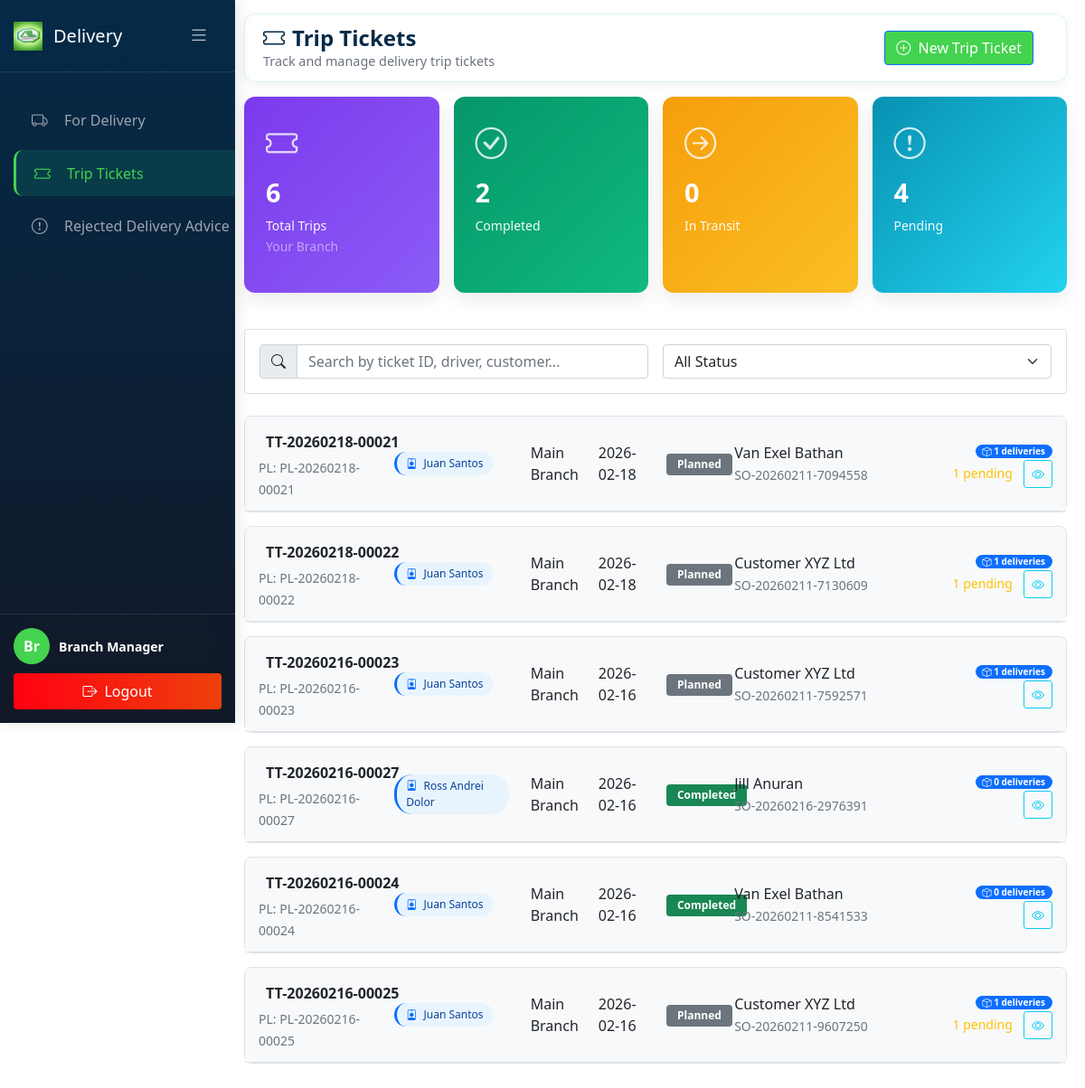
The app's page /Delivery/trip_tickets.php (signed in) with its own data.
### tables this page shows
CREATE TABLE `drivers` (
  `driver_id` int(11) NOT NULL,
  `user_id` int(11) DEFAULT NULL,
  `driver_name` varchar(100) NOT NULL,
  `license_number` varchar(50) NOT NULL,
  `license_expiry` date DEFAULT NULL,
  `contact_number` varchar(20) DEFAULT NULL,
  `vehicle_type` varchar(50) DEFAULT NULL,
  `vehicle_plate_number` varchar(50) DEFAULT NULL,
  `status` enum('active','inactive','on-leave') DEFAULT 'active',
  `branch_id` int(11) DEFAULT NULL,
  `created_at` timestamp NOT NULL DEFAULT current_timestamp(),
  `updated_at` timestamp NOT NULL DEFAULT current_timestamp() ON UPDATE current_timestamp()
);

CREATE TABLE `trip_tickets` (
  `trip_id` int(11) NOT NULL,
  `trip_number` varchar(50) NOT NULL,
  `so_id` int(11) NOT NULL,
  `picklist_id` int(11) DEFAULT NULL,
  `driver_id` int(11) NOT NULL,
  `branch_id` int(11) NOT NULL,
  `trip_date` date NOT NULL,
  `trip_status` enum('planned','in-progress','completed','delayed','cancelled') DEFAULT 'planned',
  `start_time` datetime DEFAULT NULL,
  `end_time` datetime DEFAULT NULL,
  `total_stops` int(11) DEFAULT NULL,
  `total_delivered` int(11) DEFAULT 0,
  `total_failed` int(11) DEFAULT 0,
  `remarks` text DEFAULT NULL,
  `created_by` int(11) NOT NULL,
  `created_at` timestamp NOT NULL DEFAULT current_timestamp(),
  `updated_at` timestamp NOT NULL DEFAULT current_timestamp() ON UPDATE current_timestamp(),
  `photo_1` varchar(250) DEFAULT NULL
);

CREATE TABLE `pick_lists` (
  `pick_list_id` int(11) NOT NULL,
  `pick_list_number` varchar(50) NOT NULL,
  `so_id` int(11) NOT NULL,
  `branch_id` int(11) NOT NULL,
  `driver_id` int(11) DEFAULT NULL,
  `pick_date` date DEFAULT current_timestamp(),
  `pick_status` enum('open','in-progress','completed','cancelled') DEFAULT 'open',
  `picked_by` int(11) DEFAULT NULL,
  `verified_by` int(11) DEFAULT NULL,
  `created_at` timestamp NOT NULL DEFAULT current_timestamp(),
  `updated_at` timestamp NOT NULL DEFAULT current_timestamp() ON UPDATE current_timestamp()
);

CREATE TABLE `branches` (
  `branch_id` int(11) NOT NULL,
  `branch_name` varchar(100) NOT NULL,
  `branch_code` varchar(20) NOT NULL,
  `address` varchar(255) DEFAULT NULL,
  `city` varchar(50) DEFAULT NULL,
  `contact_number` varchar(20) DEFAULT NULL,
  `manager_id` int(11) DEFAULT NULL,
  `status` enum('active','inactive') DEFAULT 'active',
  `created_at` timestamp NOT NULL DEFAULT current_timestamp(),
  `updated_at` timestamp NOT NULL DEFAULT current_timestamp() ON UPDATE current_timestamp()
);

CREATE TABLE `customers` (
  `customer_id` int(11) NOT NULL,
  `customer_name` varchar(100) NOT NULL,
  `customer_code` varchar(50) NOT NULL,
  `contact_person` varchar(100) DEFAULT NULL,
  `email` varchar(100) DEFAULT NULL,
  `phone_number` varchar(20) DEFAULT NULL,
  `address` varchar(255) DEFAULT NULL,
  `city` varchar(50) DEFAULT NULL,
  `longitude` decimal(10,6) DEFAULT NULL,
  `latitude` decimal(10,8) DEFAULT NULL,
  `credit_limit` decimal(12,2) DEFAULT 0.00,
  `credit_used` decimal(12,2) DEFAULT 0.00,
  `status` enum('active','inactive','suspended') DEFAULT 'active',
  `created_at` timestamp NOT NULL DEFAULT current_timestamp(),
  `updated_at` timestamp NOT NULL DEFAULT current_timestamp() ON UPDATE current_timestamp(),
  `branch_id` int(11) DEFAULT NULL,
  `full_address` text DEFAULT NULL,
  `delivery_instructions` text DEFAULT NULL
);

CREATE TABLE `sales_orders` (
  `so_id` int(11) NOT NULL,
  `so_number` varchar(50) NOT NULL,
  `customer_id` int(11) NOT NULL,
  `branch_id` int(11) DEFAULT NULL,
  `order_date` datetime NOT NULL,
  `delivery_date` date DEFAULT NULL,
  `total_amount` decimal(12,2) NOT NULL,
  `order_status` enum('pending','confirmed','processing','ready','delivered','cancelled') DEFAULT 'pending',
  `created_by` int(11) NOT NULL,
  `created_at` timestamp NOT NULL DEFAULT current_timestamp(),
  `updated_at` timestamp NOT NULL DEFAULT current_timestamp() ON UPDATE current_timestamp()
);

### Delivery/trip_tickets.php (the view, shortened to what the rows shown need)
<?php
require_once '../config/database.php';
$user_role = $_SESSION['role'];
$branch_id = $_SESSION['branch_id'];
$view_all_branches = $_SESSION['view_all_branches'] ?? false;
$tt_branch_column_exists = false;
$check_tt_column = $conn->query("SHOW COLUMNS FROM trip_tickets LIKE 'branch_id'");
if ($check_tt_column && $check_tt_column->num_rows > 0) {
    $tt_branch_column_exists = true;
}
$trip_tickets_query = "
    SELECT
        tt.*,
        -- Get driver info from drivers table
        d.driver_name,
        d.license_number,
        d.contact_number,
        d.vehicle_type,
        d.vehicle_plate_number,
        b.branch_name,
        pl.pick_list_id,
        pl.pick_list_number,
        pl.so_id,
        so.so_number,
        c.customer_name,
        c.address,
        c.city,
        -- Count deliveries for this trip
        COUNT(DISTINCT d2.delivery_id) as delivery_count,
        SUM(CASE WHEN d2.delivery_status = 'pending' THEN 1 ELSE 0 END) as pending_deliveries,
        SUM(CASE WHEN d2.delivery_status = 'delivered' THEN 1 ELSE 0 END) as delivered_count,
        SUM(CASE WHEN d2.delivery_status = 'in-transit' THEN 1 ELSE 0 END) as in_transit_deliveries,
        SUM(CASE WHEN d2.delivery_status = 'partial' THEN 1 ELSE 0 END) as partial_deliveries
    FROM trip_tickets tt
    LEFT JOIN drivers d ON tt.driver_id = d.driver_id
    LEFT JOIN branches b ON tt.branch_id = b.branch_id
    LEFT JOIN pick_lists pl ON tt.picklist_id = pl.pick_list_id
    LEFT JOIN sales_orders so ON pl.so_id = so.so_id
    LEFT JOIN customers c ON so.customer_id = c.customer_id
    LEFT JOIN deliveries d2 ON tt.trip_id = d2.trip_id
    WHERE 1=1
";
if (!$view_all_branches && $branch_id > 0) {
    $trip_tickets_query .= " AND tt.branch_id = $branch_id";
}
$trip_tickets_query .= " GROUP BY tt.trip_id ORDER BY tt.created_at DESC";
$result = $conn->query($trip_tickets_query);
if (!$result) {
    error_log("SQL Error in trip_tickets.php: " . $conn->error);
    error_log("Query: " . $trip_tickets_query);
    $trip_tickets = [];
} else {
    $trip_tickets = $result->fetch_all(MYSQLI_ASSOC);
}
$trip_deliveries = [];
if (!empty($trip_tickets)) {
    $trip_ids = array_column($trip_tickets, 'trip_id');
    $trip_ids_str = implode(',', $trip_ids);
    $deliveries_query = "
        SELECT
            d.*,
            c.customer_name,
            c.address,
            c.city
        FROM deliveries d
        LEFT JOIN customers c ON d.customer_id = c.customer_id
        WHERE d.trip_id IN ($trip_ids_str)
        ORDER BY d.stop_sequence ASC, d.delivery_id ASC
    ";
    $deliveries_result = $conn->query($deliveries_query);
    if ($deliveries_result) {
        while ($delivery = $deliveries_result->fetch_assoc()) {
            $trip_deliveries[$delivery['trip_id']][] = $delivery;
        }
    }
}
?>
<!DOCTYPE html>
<html lang="en">
<head>
    <link rel="stylesheet" href="../css/delivery.css">
    <link href="https://cdn.jsdelivr.net/npm/bootstrap@5.1.3/dist/css/bootstrap.min.css" rel="stylesheet">
    <link rel="stylesheet" href="https://cdn.jsdelivr.net/npm/bootstrap-icons@1.8.1/font/bootstrap-icons.css">
</head>
<body>
    <div id="appPage">
        <div class="main-content">
            <div class="navbar-top">
                <div class="page-title">
                    <h2><i class="bi bi-ticket me-2"></i>Trip Tickets</h2>
                </div>
            </div>
            <?php if (empty($trip_tickets)): ?>
                <div class="alert alert-info text-center py-4">
                    <i class="bi bi-ticket" style="font-size: 2rem;"></i>
                    <p class="mt-3 mb-0">
                        No trip tickets found.
                        <?php if ($user_role == 'delivery'): ?>
                            <br><small>You don't have any trip tickets assigned yet. Please check with your warehouse supervisor.</small>
                        <?php elseif ($tt_branch_column_exists && !$view_all_branches): ?>
                            <br><small>No trip tickets for your branch yet.</small>
                        <?php endif; ?>
                    </p>
                </div>
            <?php else: ?>
            <div class="row">
                <?php foreach ($trip_tickets as $row):
                    $status_badge = '';
                    switch($row['trip_status']) {
                        case 'completed': $status_badge = 'bg-success'; break;
                        case 'planned':
                        default: $status_badge = 'bg-secondary';
                    }
                    $driver_display = !empty($row['driver_name']) ? $row['driver_name'] : 'N/A';
                    $customer_display = !empty($row['customer_name']) ? $row['customer_name'] : 'N/A';
                    $deliveries = $trip_deliveries[$row['trip_id']] ?? [];
                    $delivery_count = count($deliveries);
                ?>
                <div class="col-12">
                    <div class="trip-card">
                        <div class="trip-card-header" onclick="toggleTripDetails('trip-<?php echo $row['trip_id']; ?>')">
                            <div class="row align-items-center">
                                <div class="col-md-2">
                                    <span class="badge bg-light text-dark fs-6 p-2"><?php echo htmlspecialchars($row['trip_number']); ?></span>
                                    <?php if (!empty($row['pick_list_number'])): ?>
                                        <br><small class="text-muted">PL: <?php echo $row['pick_list_number']; ?></small>
                                    <?php endif; ?>
                                </div>
                                <div class="col-md-2">
                                    <?php if ($driver_display != 'N/A'): ?>
                                        <span class="driver-badge">
                                            <i class="bi bi-person-badge"></i> <?php echo htmlspecialchars($driver_display); ?>
                                        </span>
                                    <?php else: ?>
                                        <span class="text-muted">—</span>
                                    <?php endif; ?>
                                </div>
                                <div class="col-md-1">
                                    <?php echo htmlspecialchars($row['branch_name'] ?? 'N/A'); ?>
                                </div>
                                <div class="col-md-1">
                                    <?php echo date('Y-m-d', strtotime($row['trip_date'])); ?>
                                </div>
                                <div class="col-md-1">
                                    <span class="badge <?php echo $status_badge; ?>" style="padding: 6px 12px;">
                                        <?php echo ucfirst(str_replace('-', ' ', $row['trip_status'])); ?>
                                    </span>
                                </div>
                                <div class="col-md-3">
                                    <span class="fw-semibold"><?php echo htmlspecialchars($customer_display); ?></span>
                                    <?php if (!empty($row['so_number'])): ?>
                                        <br><small class="text-muted"><?php echo htmlspecialchars($row['so_number']); ?></small>
                                    <?php endif; ?>
                                </div>
                                <div class="col-md-2 text-end">
                                    <span class="badge bg-primary delivery-count">
                                        <i class="bi bi-box"></i> <?php echo $delivery_count; ?> deliveries
                                    </span>
                                    <br>
                                    <?php if ($row['pending_deliveries'] > 0): ?>
                                        <small class="text-warning"><?php echo $row['pending_deliveries']; ?> pending</small>
                                    <?php endif; ?>
                                    <button class="btn btn-sm btn-outline-info ms-2" onclick="loadTripDetails('<?php echo $row['trip_id']; ?>')">
                                        <i class="bi bi-eye"></i>
                                    </button>
                                </div>
                            </div>
                        </div>
                    </div>
                </div>
                <?php endforeach; ?>
            </div>
            <?php endif; ?>
        </div>
    </div>
</body>
</html>

### records on screen
drivers: trip_tickets.trip_number "TT-20260218-00021", pick_lists.pick_list_number "PL-20260218-00021", driver_name "Juan Santos", branch.branch_name "Main Branch", trip_tickets.trip_date "2026-02-18", trip_tickets.trip_status "Planned", customers.customer_name "Van Exel Bathan", sales_orders.so_number "SO-20260211-7094558", trip_tickets.trip_id "1", pending_deliveries "1", trip_tickets.trip_number "TT-20260218-00022", pick_lists.pick_list_number "PL-20260218-00022", customers.customer_name "Customer XYZ Ltd", sales_orders.so_number "SO-20260211-7130609", trip_tickets.trip_number "TT-20260216-00023", pick_lists.pick_list_number "PL-20260216-00023", trip_tickets.trip_date "2026-02-16", sales_orders.so_number "SO-20260211-7592571", trip_tickets.trip_number "TT-20260216-00024", pick_lists.pick_list_number "PL-20260216-00024", trip_tickets.trip_status "Completed", sales_orders.so_number "SO-20260211-8541533", trip_tickets.trip_id "0", trip_tickets.trip_number "TT-20260216-00025", pick_lists.pick_list_number "PL-20260216-00025", sales_orders.so_number "SO-20260211-9607250"
drivers: trip_tickets.trip_number "TT-20260216-00027", pick_lists.pick_list_number "PL-20260216-00027", driver_name "Ross Andrei Dolor", branch.branch_name "Main Branch", trip_tickets.trip_date "2026-02-16", trip_tickets.trip_status "Completed", customers.customer_name "Jill Anuran", sales_orders.so_number "SO-20260216-2976391", trip_tickets.trip_id "0"

### other values on screen
substr($user_name, 0, 2) "Br"
$user_name "Branch Manager"
$stats['total_trips'] "6"
$stats['completed'] "2"
$stats['in_transit'] "0"
$stats['pending'] "4"
